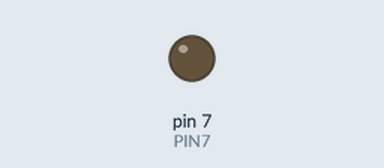
Recording of a sketch running on a simulated Arduino Uno, built with avr-gcc and run on an emulated ATmega328P. Parts: output pins drawn as LEDs (lit = HIGH). Dashed ring = blinking. At 2.0 s the program stops and its outputs stay as they are.

Above: at 0.5 s.
At 1.85 s:
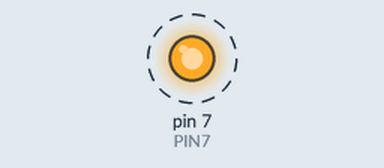
Timing chart, 0 to 3.0 s (numbered marks = the images above):
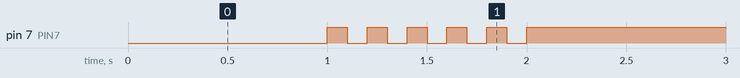

The sketch:

05_practice_2.ino
```cpp
#define PIN7 7
unsigned int count, toggle;

void setup() {
  pinMode(PIN7, OUTPUT);
  Serial.begin(115200);
  while (!Serial) {
    ;
  }
  toggle = 0;
  digitalWrite(PIN7, toggle);
}

void loop() {
  digitalWrite(PIN7, LOW);
  delay(1000);

  for (int count=0; count < 5; count++){
    digitalWrite(PIN7, HIGH);
    delay(100);
    digitalWrite(PIN7, LOW);
    delay(100);
  }
  digitalWrite(7,HIGH);
  while(1){}

}
```

Measured:
- by itself, pin 7 (PIN7): alternates HIGH for 0.10 s and LOW for 0.10 s, 11 changes in all, then stays HIGH
